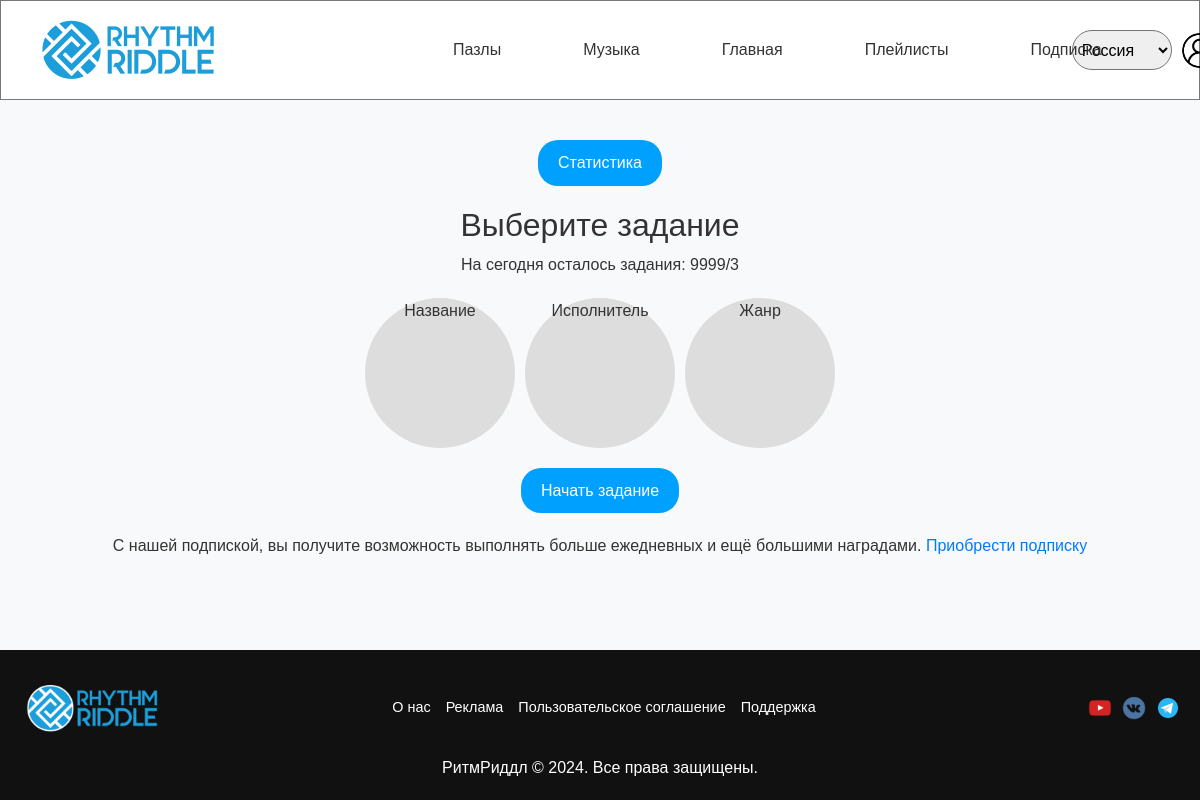
/main/puzzle (signed in), run on an earlier commit of the app's database.
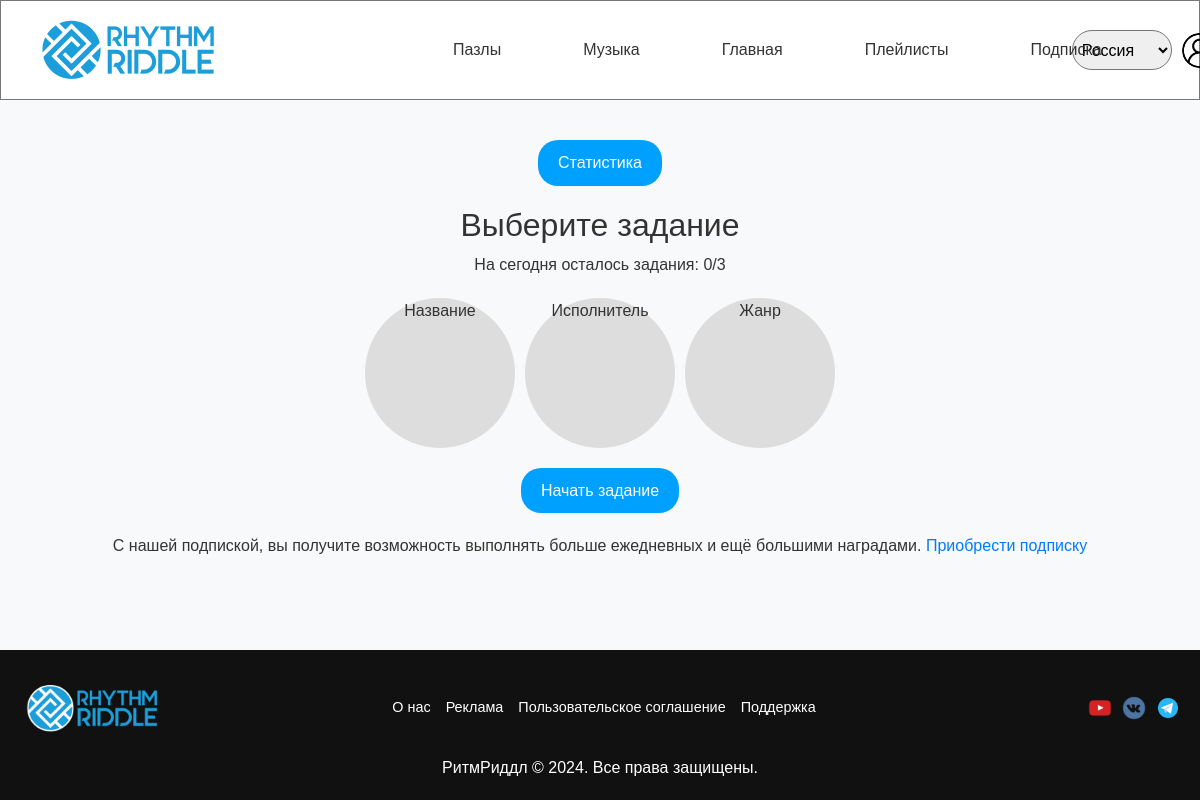
And on a later commit of the database.
### main/models.py (models this page shows, shortened)
class Stats(models.Model):
    USERS_GENRE = [
        ('rock', 'Рок'),
        ('romance', 'Шансон'),
        ('disco', 'Диско'),
        ('dance', 'Танец'),
        ('pop', 'Поп'),
        ('rap', 'Рэп'),
        ('house', 'Хаус'),
        ('edm', 'Электро'),
        ('bandstand', 'Эстрада'),
    ]
    user = models.OneToOneField(User, on_delete=models.CASCADE)
    points = models.IntegerField(default=100)
    attempts = models.IntegerField(default=3)
    last_reset_date = models.DateField(auto_now=True)
    first_user_genre = models.CharField(max_length=10, choices=USERS_GENRE, null=True, blank=True)
    second_user_genre = models.CharField(max_length=10, choices=USERS_GENRE, null=True, blank=True)
    third_user_genre = models.CharField(max_length=10, choices=USERS_GENRE, null=True, blank=True)
    class Meta:
        verbose_name = 'Статистика'
        verbose_name_plural = 'Статистика'

### main/views.py (the view)
# urls.py: path('/puzzle', views.puzzle, name='puzzle'), # Пазлы
@login_required
def puzzle(request):
    user_stats = Stats.objects.get(user=request.user)
    return render(request, 'main/puzzle.html', {"user_stats": user_stats})

### main/templates/main/puzzle.html (shortened to what this page needs)
{% extends 'main/layout.html' %}
{% load static %}
{% block extrastyles %}
    <link rel="stylesheet" href="{% static 'main/css/puzzle.css' %}">
    <link rel="stylesheet" href="{% static 'main/css/quiz_choose.css' %}">
{% endblock %}
{% block content %}
    <div>
        <section class="task-selection">
            <button class="stats-button">Статистика</button>
            <h2>Выберите задание</h2>
            <p>На сегодня осталось задания: {{ user_stats.attempts }}/3</p>
            <div class="tasks">
                <div class="task-placeholder" data-type="title">Название</div>
                <div class="task-placeholder" data-type="composer">Исполнитель</div>
                <div class="task-placeholder" data-type="genre">Жанр</div>
            </div>
            <div>
                <button class="start-task">Начать задание</button>
            <p class="subscription-prompt">
                С нашей подпиской, вы получите возможность выполнять больше ежедневных и ещё большими наградами.
                <a href="{% url 'subscription' %}">Приобрести подписку</a>
            </p>
            </div>
        </section>
    </div>
{% endblock %}

What changed in the data, as far as the page shows it:
changed Stats: attempts "9999" → "0"
